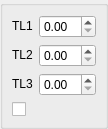
<ui version="4.0" >
 <class>DlgRef_3Spin1Check_QTD</class>
 <widget class="QWidget" name="DlgRef_3Spin1Check_QTD" >
  <property name="geometry" >
   <rect>
    <x>0</x>
    <y>0</y>
    <width>100</width>
    <height>110</height>
   </rect>
  </property>
  <property name="windowTitle" >
   <string/>
  </property>
  <layout class="QGridLayout" >
   <property name="leftMargin" >
    <number>0</number>
   </property>
   <property name="topMargin" >
    <number>0</number>
   </property>
   <property name="rightMargin" >
    <number>0</number>
   </property>
   <property name="bottomMargin" >
    <number>0</number>
   </property>
   <property name="horizontalSpacing" >
    <number>0</number>
   </property>
   <property name="verticalSpacing" >
    <number>0</number>
   </property>
   <item row="0" column="0" >
    <widget class="QGroupBox" name="GroupBox1" >
     <property name="title" >
      <string/>
     </property>
     <layout class="QGridLayout" >
      <property name="leftMargin" >
       <number>9</number>
      </property>
      <property name="topMargin" >
       <number>9</number>
      </property>
      <property name="rightMargin" >
       <number>9</number>
      </property>
      <property name="bottomMargin" >
       <number>9</number>
      </property>
      <property name="horizontalSpacing" >
       <number>6</number>
      </property>
      <property name="verticalSpacing" >
       <number>6</number>
      </property>
      <item row="3" column="0" colspan="2" >
       <widget class="QCheckBox" name="CheckButton1" >
        <property name="text" >
         <string/>
        </property>
       </widget>
      </item>
      <item row="2" column="0" >
       <widget class="QLabel" name="TextLabel3" >
        <property name="sizePolicy" >
         <sizepolicy vsizetype="Fixed" hsizetype="Fixed" >
          <horstretch>0</horstretch>
          <verstretch>0</verstretch>
         </sizepolicy>
        </property>
        <property name="text" >
         <string>TL3</string>
        </property>
        <property name="wordWrap" >
         <bool>false</bool>
        </property>
       </widget>
      </item>
      <item row="1" column="0" >
       <widget class="QLabel" name="TextLabel2" >
        <property name="sizePolicy" >
         <sizepolicy vsizetype="Fixed" hsizetype="Fixed" >
          <horstretch>0</horstretch>
          <verstretch>0</verstretch>
         </sizepolicy>
        </property>
        <property name="text" >
         <string>TL2</string>
        </property>
        <property name="wordWrap" >
         <bool>false</bool>
        </property>
       </widget>
      </item>
      <item row="0" column="0" >
       <widget class="QLabel" name="TextLabel1" >
        <property name="sizePolicy" >
         <sizepolicy vsizetype="Fixed" hsizetype="Fixed" >
          <horstretch>0</horstretch>
          <verstretch>0</verstretch>
         </sizepolicy>
        </property>
        <property name="text" >
         <string>TL1</string>
        </property>
        <property name="wordWrap" >
         <bool>false</bool>
        </property>
       </widget>
      </item>
      <item row="0" column="1" >
       <widget class="SalomeApp_DoubleSpinBox" name="SpinBox_DX" />
      </item>
      <item row="1" column="1" >
       <widget class="SalomeApp_DoubleSpinBox" name="SpinBox_DY" />
      </item>
      <item row="2" column="1" >
       <widget class="SalomeApp_DoubleSpinBox" name="SpinBox_DZ" />
      </item>
     </layout>
    </widget>
   </item>
  </layout>
 </widget>
 <layoutdefault spacing="6" margin="11" />
 <pixmapfunction>qPixmapFromMimeSource</pixmapfunction>
 <customwidgets>
  <customwidget>
   <class>SalomeApp_DoubleSpinBox</class>
   <extends>QDoubleSpinBox</extends>
   <header location="global" >gui/SalomeApp_DoubleSpinBox.h</header>
  </customwidget>
 </customwidgets>
 <tabstops>
  <tabstop>SpinBox_DX</tabstop>
  <tabstop>SpinBox_DY</tabstop>
  <tabstop>SpinBox_DZ</tabstop>
  <tabstop>CheckButton1</tabstop>
 </tabstops>
 <resources/>
 <connections/>
</ui>
